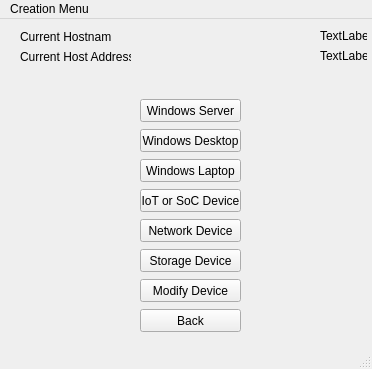
<?xml version="1.0" encoding="UTF-8"?>
<ui version="4.0">
 <class>MainWindow</class>
 <widget class="QMainWindow" name="MainWindow">
  <property name="geometry">
   <rect>
    <x>0</x>
    <y>0</y>
    <width>372</width>
    <height>369</height>
   </rect>
  </property>
  <property name="windowTitle">
   <string>MainWindow</string>
  </property>
  <widget class="QWidget" name="centralwidget">
   <widget class="QLabel" name="label">
    <property name="geometry">
     <rect>
      <x>20</x>
      <y>10</y>
      <width>91</width>
      <height>16</height>
     </rect>
    </property>
    <property name="text">
     <string>Current Hostname</string>
    </property>
   </widget>
   <widget class="QLabel" name="label_2">
    <property name="geometry">
     <rect>
      <x>20</x>
      <y>30</y>
      <width>111</width>
      <height>16</height>
     </rect>
    </property>
    <property name="text">
     <string>Current Host Address</string>
    </property>
   </widget>
   <widget class="QLabel" name="label_3">
    <property name="geometry">
     <rect>
      <x>320</x>
      <y>10</y>
      <width>47</width>
      <height>13</height>
     </rect>
    </property>
    <property name="text">
     <string>TextLabel</string>
    </property>
   </widget>
   <widget class="QLabel" name="label_4">
    <property name="geometry">
     <rect>
      <x>320</x>
      <y>30</y>
      <width>47</width>
      <height>13</height>
     </rect>
    </property>
    <property name="text">
     <string>TextLabel</string>
    </property>
   </widget>
   <widget class="QPushButton" name="pushButton">
    <property name="geometry">
     <rect>
      <x>140</x>
      <y>80</y>
      <width>101</width>
      <height>23</height>
     </rect>
    </property>
    <property name="text">
     <string>Windows Server</string>
    </property>
   </widget>
   <widget class="QPushButton" name="pushButton_2">
    <property name="geometry">
     <rect>
      <x>140</x>
      <y>260</y>
      <width>101</width>
      <height>23</height>
     </rect>
    </property>
    <property name="text">
     <string>Modify Device</string>
    </property>
   </widget>
   <widget class="QPushButton" name="pushButton_3">
    <property name="geometry">
     <rect>
      <x>140</x>
      <y>110</y>
      <width>101</width>
      <height>23</height>
     </rect>
    </property>
    <property name="text">
     <string>Windows Desktop</string>
    </property>
   </widget>
   <widget class="QPushButton" name="pushButton_4">
    <property name="geometry">
     <rect>
      <x>140</x>
      <y>140</y>
      <width>101</width>
      <height>23</height>
     </rect>
    </property>
    <property name="text">
     <string>Windows Laptop</string>
    </property>
   </widget>
   <widget class="QPushButton" name="pushButton_5">
    <property name="geometry">
     <rect>
      <x>140</x>
      <y>170</y>
      <width>101</width>
      <height>23</height>
     </rect>
    </property>
    <property name="text">
     <string>IoT or SoC Device</string>
    </property>
   </widget>
   <widget class="QPushButton" name="pushButton_6">
    <property name="geometry">
     <rect>
      <x>140</x>
      <y>200</y>
      <width>101</width>
      <height>23</height>
     </rect>
    </property>
    <property name="text">
     <string>Network Device</string>
    </property>
   </widget>
   <widget class="QPushButton" name="pushButton_7">
    <property name="geometry">
     <rect>
      <x>140</x>
      <y>230</y>
      <width>101</width>
      <height>23</height>
     </rect>
    </property>
    <property name="text">
     <string>Storage Device</string>
    </property>
   </widget>
   <widget class="QPushButton" name="pushButton_8">
    <property name="geometry">
     <rect>
      <x>140</x>
      <y>290</y>
      <width>101</width>
      <height>23</height>
     </rect>
    </property>
    <property name="text">
     <string>Back</string>
    </property>
   </widget>
  </widget>
  <widget class="QMenuBar" name="menubar">
   <property name="geometry">
    <rect>
     <x>0</x>
     <y>0</y>
     <width>372</width>
     <height>21</height>
    </rect>
   </property>
   <widget class="QMenu" name="menuCreation_Menu">
    <property name="title">
     <string>Creation Menu</string>
    </property>
   </widget>
   <addaction name="menuCreation_Menu"/>
  </widget>
  <widget class="QStatusBar" name="statusbar"/>
 </widget>
 <resources/>
 <connections/>
</ui>
